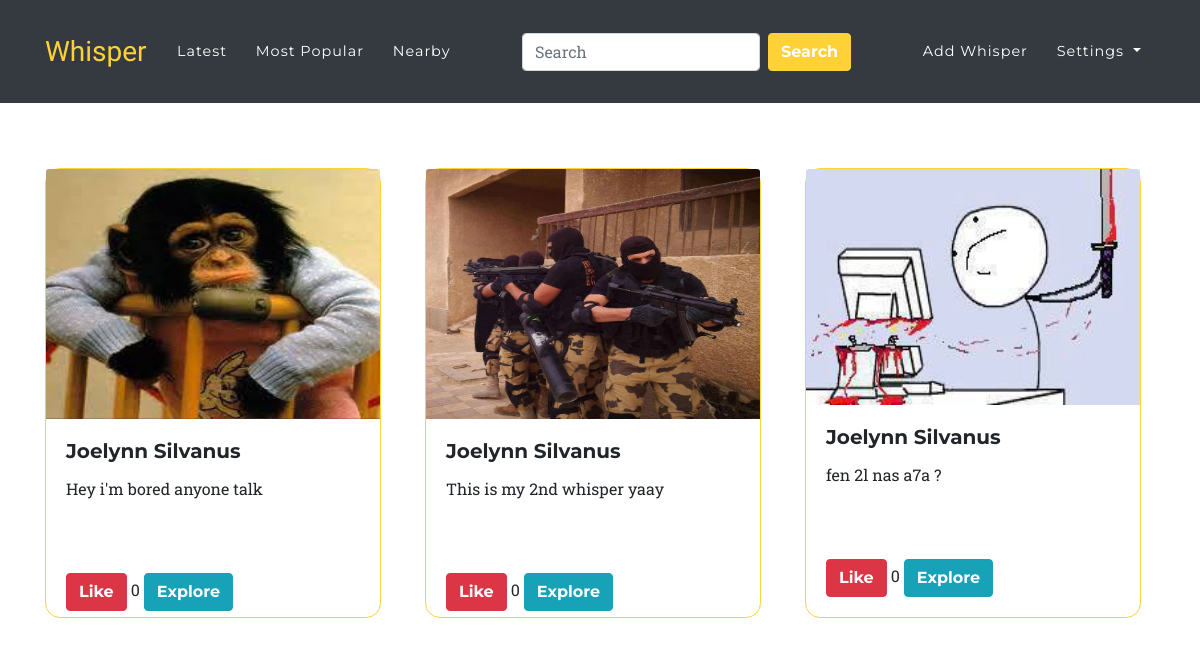
The page /popular/ (signed in) on the database its author committed.
### posts/models.py (models this page shows, shortened)
class WhisperBase(models.Model):
    creator=models.ForeignKey(Profile, on_delete=models.CASCADE, related_name= '%(model_name)s')
    text=models.TextField(max_length=100)
    image=models.ImageField(blank=True, null=True, upload_to='whisper_images/', default=generate_random_pic) #found in accounts.names.py
    likes=models.PositiveSmallIntegerField(default=0)
    categories=models.ManyToManyField(Category, null=True, blank=True)
    comments=models.PositiveSmallIntegerField(default=0)
    time_stamp=models.DateTimeField(auto_now_add=True)
    is_liked=models.BooleanField(default=False)
    class Meta:
        abstract=True

class Whisper(WhisperBase):
    def get_absolute_url(self):
        return reverse('posts:whisper-detail', args=[str(self.id)])
    class Meta:
        abstract=False
        get_latest_by='-time_stamp'

### accounts/models.py (models this page shows)
class Profile(models.Model):
    Ages=(
        (1, '14-16'),
        (2, '17-19'),
        (3, '20-24'),
        (4, '25-30'),
        (5, '31-40'),
        (6, '+40')
    )
    owner=models.OneToOneField(User, on_delete=models.CASCADE, unique=True)
    nickname=models.CharField(max_length=80, default=generate_nickname) #found in accounts.names.py
    age=models.IntegerField(choices=Ages, null=True, blank=True)
    rating=models.FloatField(default=5.0)
    number_of_ratings=models.PositiveSmallIntegerField(default=0)
    location=models.GenericIPAddressField(null=True, blank=True)
    def __str__(self):
        return self.nickname

### posts/views.py (the view)
# urls.py: path('popular/', PopularWhispers.as_view(), name='popular'),
class PopularWhispers(ListView):
    queryset = Whisper.objects.order_by('-likes')[:10]
    template_name = 'whisper_list.html'
    context_object_name = 'whispers'

### posts/templates/whisper_list.html (shortened to what this page needs)
{% extends 'base.html' %}
{% load static %}
 {% block nav %}
    <nav class="navbar navbar-expand-lg navbar-dark bg-dark fixed-top " id="mainNav">
    {% endblock %}
{% block content %}
<div class="container list whisper-container">
    <div class="row mt-5">
        {% for whisper in whispers %}
        <div class="col-4 mt-5">
            <div class="card" style='width: 21rem; ' >
              <img  class="card-img-top" src="{{whisper.image.url}}" style="height:250px" alt="Card image cap">
              <div class="card-body">
                <h5  class="card-title">{{ whisper.creator }}</h5>
                <p class="card-text">{{ whisper.text}}</p>
                  <a href="{% url 'posts:like-whisper-list' whisper.pk %}" class="btn btn-danger btn-like">
                      {% if whisper.is_liked %}dislike {%else%}Like{% endif %}</a> {{ whisper.likes}}
                   <a class="btn btn-info" href="{{ whisper.get_absolute_url }}">Explore</a>
              </div>
            </div>
        </div>
        {% endfor %}
    </div>
</div>
{% endblock %}

### static/css/base.css (style rules this page uses)
body { overflow-x: hidden; font-family: 'Roboto Slab', 'Helvetica Neue', Helvetica, Arial, sans-serif; }
p { line-height: 1.75; }
a { color: #fed136; }
h1, h2, h3, h4, h5, h6 { font-weight: 700; font-family: 'Montserrat', 'Helvetica Neue', Helvetica, Arial, sans-serif; }
.btn { font-family: 'Montserrat', 'Helvetica Neue', Helvetica, Arial, sans-serif; font-weight: 700; }
@media (min-width: 992px) { #mainNav { padding-top: 25px; padding-bottom: 25px; -webkit-transition: padding-top 0.3s, padding-bottom 0.3s; -moz-transition: padding-top 0.3s, padding-bottom 0.3s; transition: padding-top 0.3s, padding-bottom 0.3s; border: none; background-color: transparent; } }
.list { margin-top: 120px; }
.card { border-radius: 15px; border-color: #fed136; height: 450px; }
.card-text { margin-bottom: 70px; }

### rows shown on the page
Whisper: image (picture), creator "Joelynn Silvanus", text "Hey i'm bored anyone talk", is_liked "Like", likes "0"
Whisper: image (picture), creator "Joelynn Silvanus", text "This is my 2nd whisper yaay", is_liked "Like", likes "0"
Whisper: image (picture), creator "Joelynn Silvanus", text "fen 2l nas a7a ?", is_liked "Like", likes "0"
